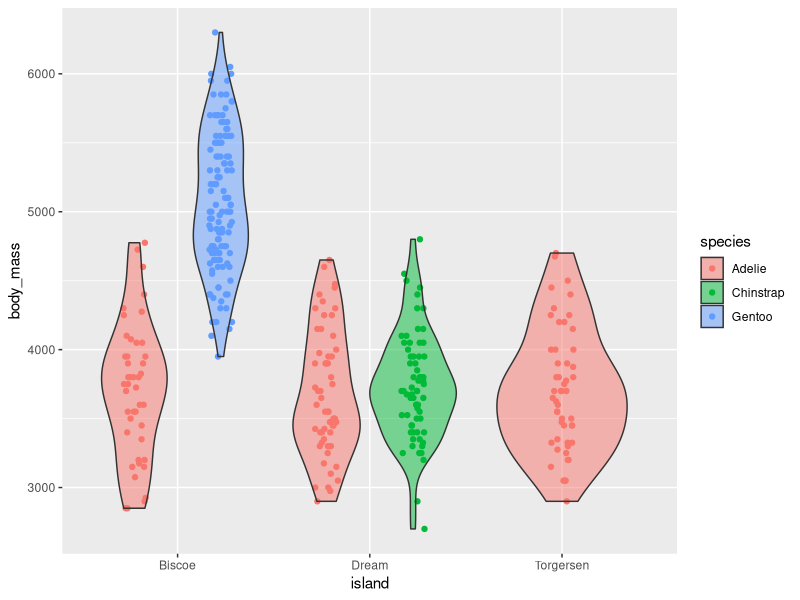

This figure's R source:
## ---- chunk 1
# This chunk loads the necessary packages for the report
knitr::opts_chunk$set(echo = FALSE, warning = FALSE, message = FALSE)
library(ggplot2)
library(ggtext)
## ---- chunk 2
# This chunk prints the plot object that is passed from the Shiny app
  penguins |> 
  ggplot(aes(x=island, y = body_mass, fill = species))+
  geom_jitter(
    aes(color = species),
    position = position_jitterdodge(
      jitter.width = 0.3,  # How much to spread the points horizontally
      dodge.width = 0.9    # Must match the violin's dodge width
    ))+
  geom_violin(quantile.linetype = 2, position = position_dodge(width = 0.9), alpha=0.5)
